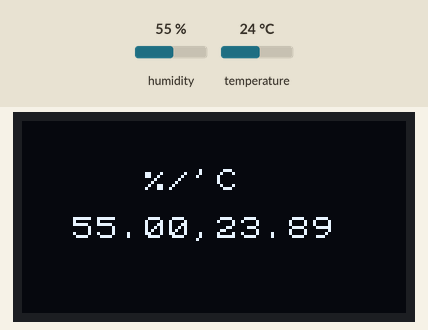
The sketch below on a simulated Arduino Uno, built with avr-gcc and run on an emulated ATmega328P. On the bench: 128×64 one-colour display. The test bench sets the inputs (shaded band); at power-on: humidity 55 %, temperature 24 °C. What the sketch prints to the serial monitor is not drawn.

Above: at 4.0 s.
4.1 s: humidity set to 22 %
At 7.4 s:
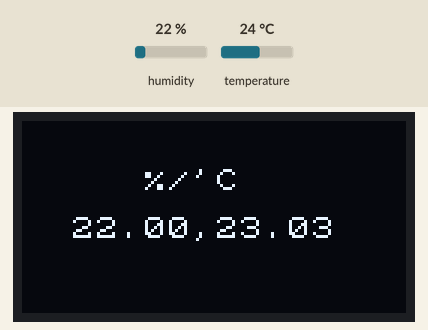
8.5 s: temperature set to 12 °C
At 10.8 s:
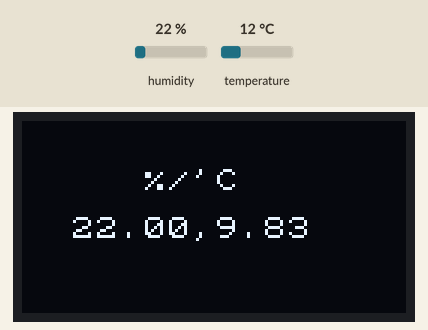
12.6 s: humidity set to 40 %
At 14.4 s:
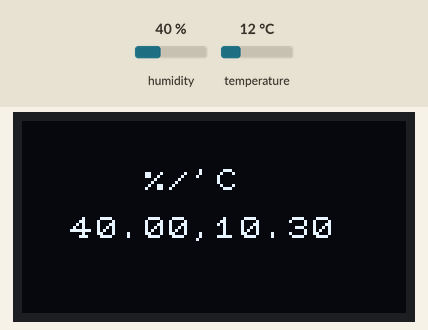
16.7 s: temperature set to 19 °C
At 20.3 s:
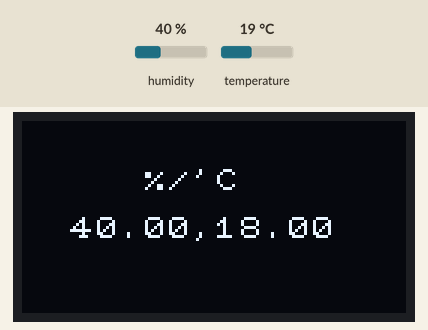
Timing chart, 0 to 21.8 s (numbered marks = the images above; inputs shaded):
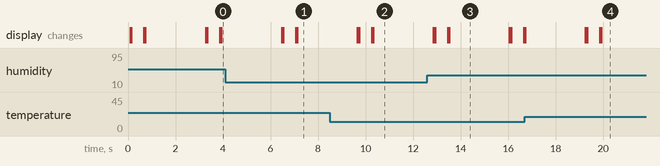

The sketch:

oled-sensor-combined.ino
```cpp
/*

*/

#include <Arduino.h>
#include <U8x8lib.h>
#include <U8g2lib.h>

# include "DHT.h"

# define DHTTYPE DHT22  //Define DHT Sensor type
# define PINDHT 2  // Define data pin

#ifdef U8X8_HAVE_HW_SPI
#include <SPI.h>
#endif

// U8X8
U8X8_SSD1306_128X64_NONAME_SW_I2C u8x8(/* clock=*/ SCL, /* data=*/ SDA, /* reset=*/ U8X8_PIN_NONE);
// HT sensor
DHT dht(PINDHT, DHTTYPE);

char data[16];

void getHT(void) {
  float t = dht.readTemperature(); // 'C, Takes ~250ms
  //  float f = dht.readTemperature(true); // 'F
  float h = dht.readHumidity(); // %

  if (isnan(h) || isnan(t)) {
    Serial.println("NULL");
    return;
  }
  float t0 = dht.computeHeatIndex(t, h, false);
  //  float f0 = dht.computeHeatIndex(f, h);
  strcpy(data, (String(h) + "," + String(t0)).c_str());
  Serial.print(h);
  Serial.print(",");
  Serial.println(t0);
  //    Serial.println(data);
  //  return data;
}

void setup(void)
{
  Serial.begin(9600);  // Setup serial
  Serial.println("***DHT SENSOR!***");
  dht.begin();
  u8x8.begin();
}

void loop(void)
{
  //  char* data = getHT();
  getHT();
  u8x8.clearDisplay();
  u8x8.setFont(u8x8_font_open_iconic_weather_2x2);
  u8x8.drawString(5, 0, "\x42");
  u8x8.setFont(u8x8_font_pxplusibmcgathin_n);
  u8x8.drawString(5, 3, "2020");
  u8x8.setFont(u8x8_font_pxplusibmcgathin_u);
  u8x8.drawString(2, 5, "ARDUINO UNO");
  delay(500);
  u8x8.clearDisplay();
  u8x8.setFont(u8x8_font_pxplusibmcgathin_u);
  u8x8.drawString(5, 2, "%/'C");
  u8x8.setFont(u8x8_font_pxplusibmcgathin_n);
  u8x8.drawString(2, 4, data);
  Serial.println(data);
  delay(2500);
}
```

Measured:
- what the display in image 3 shows lasts 2.6 s, from 13.5 s to 16.1 s
